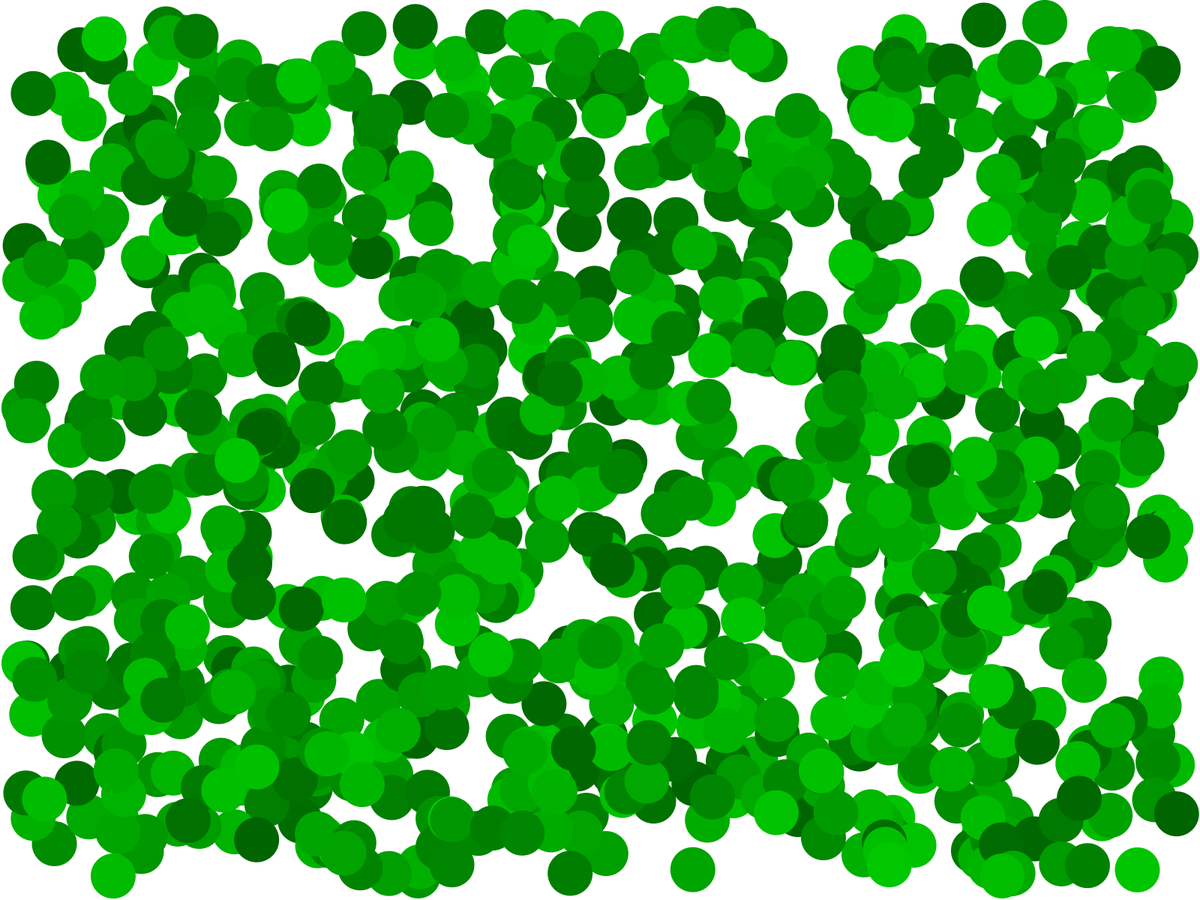
Frame 1 (no input)
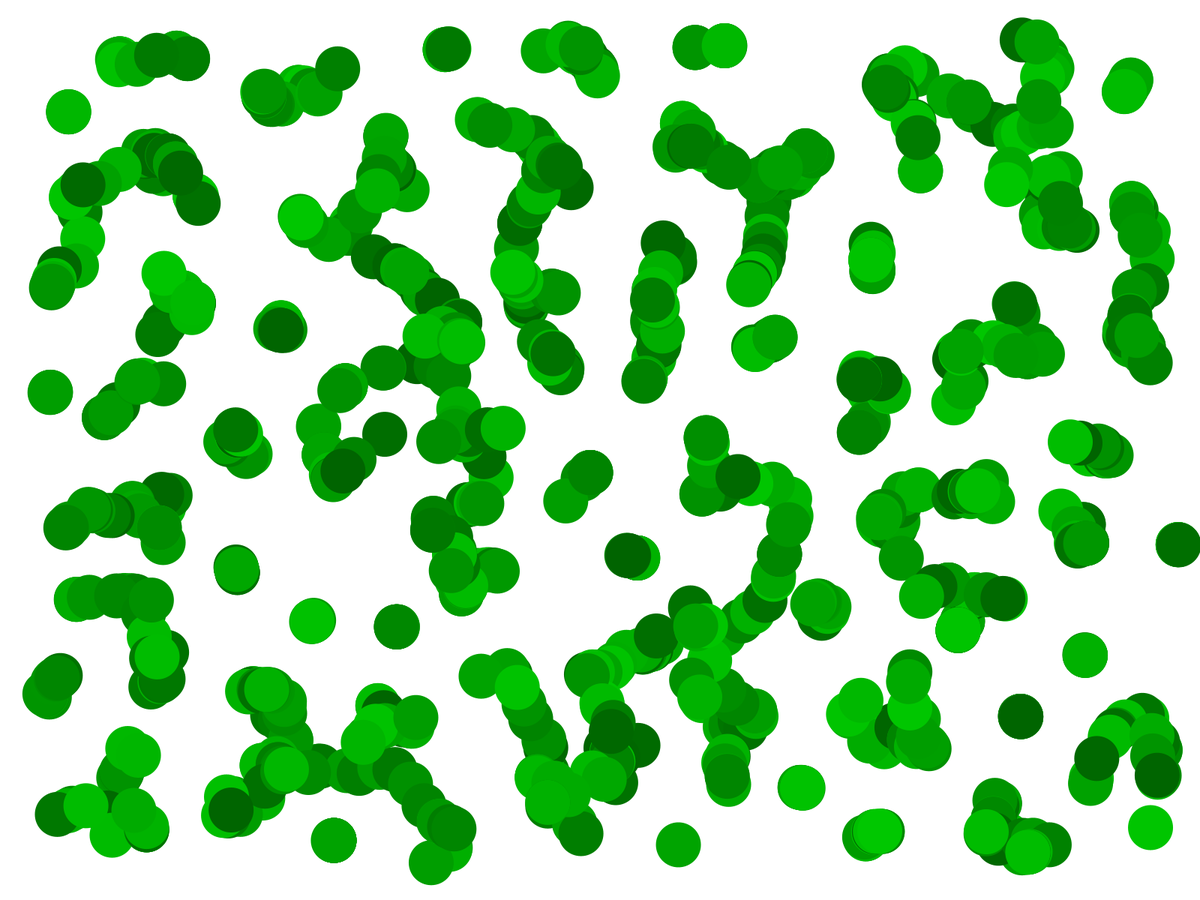
Frame 60 (the mouse pressed at the canvas centre just before this capture)
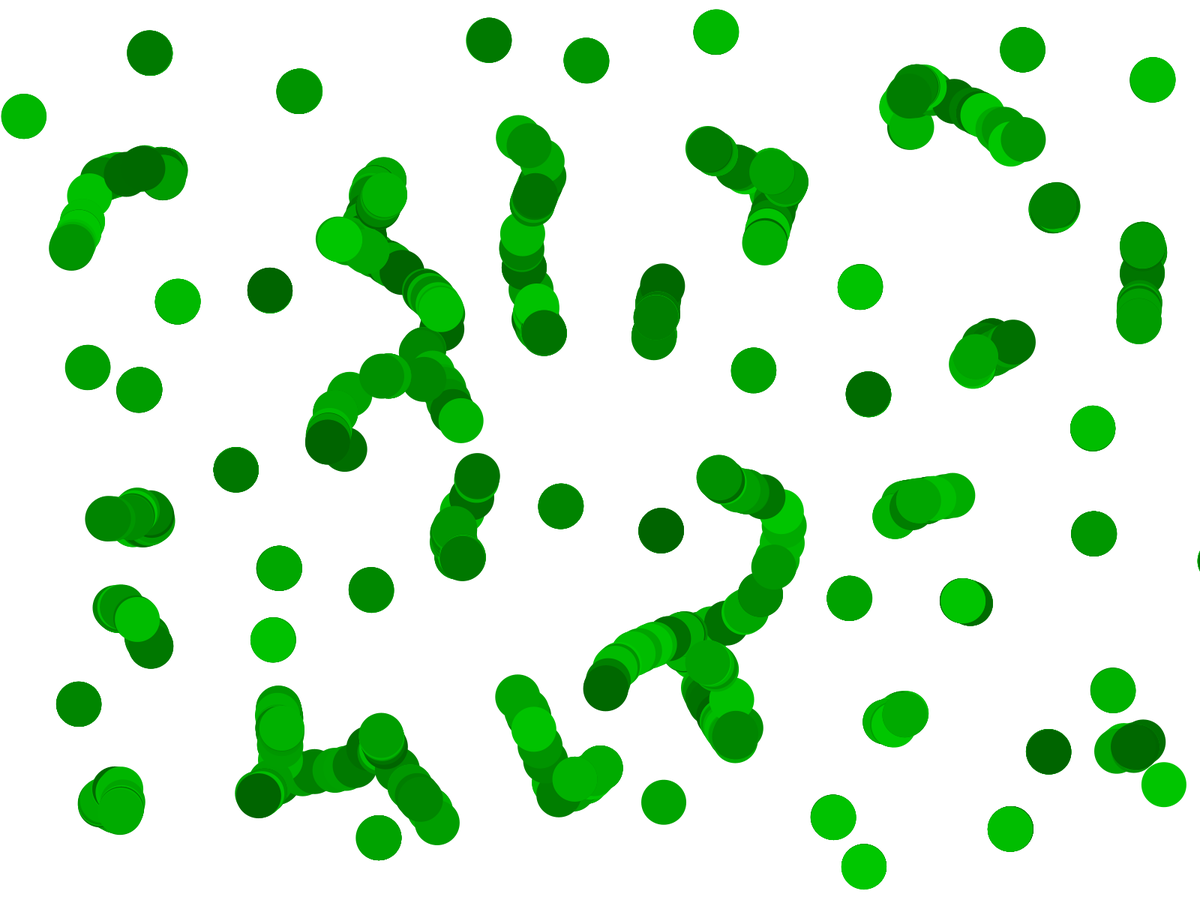
Frame 120 (the mouse held since frame 60 and released just before this capture)

The Processing sketch that drew these frames (run headless with seeded random() and noise(); from frame 60 on, the mouse is pressed at the canvas centre):

// Processing sketch: Absorbtion
// ── Absorbtion.pde

Ball[] balls = new Ball[1000];

void setup() {
  fullScreen();
  for (int i = 0; i < balls.length; i++) {
    balls[i] = new Ball(i);
  }
  noStroke();
}

void draw() {
  background(255);
  for (int i = 0; i < balls.length; i++) {
    balls[i].update();
  }
  println(degrees(atan2(balls[0].y-balls[1].y, balls[0].x-balls[1].x)));
}

class Ball {
  float x, y, speed, degrees, radius;
  int pos;
  float g;

  Ball(int pos_) {
    pos = pos_;
    radius = 30;
    x = random(radius, width-radius);
    y = random(radius, height-radius);
    degrees = random(360);
    speed = 1;
    g = random(255);
  }

  void update() {
    x += cos(radians(degrees)) * speed;
    y += sin(radians(degrees)) * speed;
    walls();
    for (int i = 0; i < balls.length; i++) {
      if (i != pos && dist(x, y, balls[i].x, balls[i].y) <= radius + balls[i].radius) {
        collision(degrees(atan2(y-balls[i].y, x-balls[i].x))+180);
        balls[i].degrees = degrees(atan2(y-balls[i].y, x-balls[i].x));
      }
    }
    fill(0, map(g, 0, 255, 100, 200), 0);
    ellipse(x, y, radius*2, radius*2);
  }

  void collision(float a) {
    float b = degrees-a;
    float c = a + (180-b);
    if (c < 0)
      c += 360;
    else if (c > 360)
      c -= 360;
    degrees = c;
  }

  void walls() {
    if (x <= radius)
      degrees = flip(degrees, 270);
    if (x >= width-radius)
      degrees = flip(degrees, 90);
    if (y <= radius)
      degrees = flip(degrees, 180);
    if (y >= height-radius)
      degrees = flip(degrees, 0);
  }
}

float flip(float d, float r) {
  if (r > 360)
    r -= 360;
  if (r < 0)
    r += 360;
  d -= r;
  d = r+(360-d);
  if (d > 360)
    d -= 360;
  if (d < 0)
    d += 360;
  return d;
}
